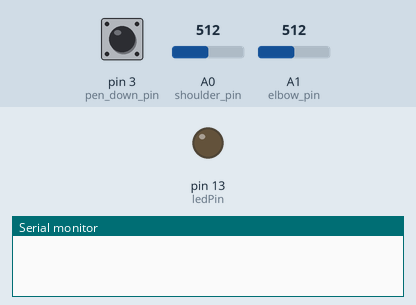
This sketch was run on a simulated Arduino Uno, built with avr-gcc and run on an emulated ATmega328P. Shown: output pins drawn as LEDs (lit = HIGH), the last lines printed to the serial monitor. Inputs (shaded band) come from the test bench; at power-on: pin 3 (pen_down_pin) LOW, A0 (shoulder_pin) = 512, A1 (elbow_pin) = 512.

Above: at 1.2 s.
1.3 s: pin 3 (pen_down_pin) pulled HIGH for 0.15 s
At 1.37 s:
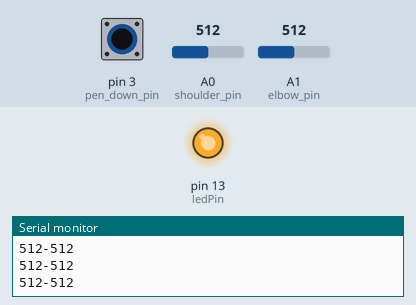
2.9 s: pin 3 (pen_down_pin) pulled HIGH for 3.2 s
At 7.2 s:
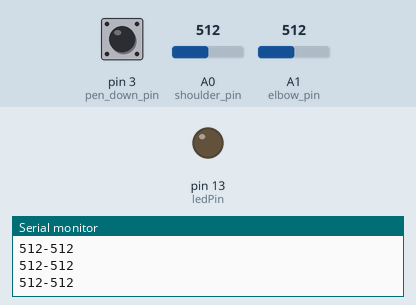
Timing chart, 0 to 8.7 s (numbered marks = the images above; inputs shaded):
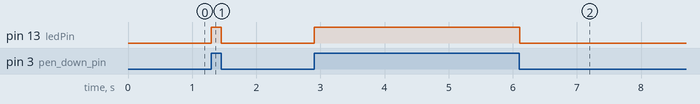

The sketch:

pot_calibration_arduino.ino
```cpp
const int shoulder_pin = A0;
const int elbow_pin = A1;
const int pen_down_pin = 3;
const int ledPin =  13; //https://www.arduino.cc/en/Tutorial/BuiltInExamples/Button

String shoulder = "";
String elbow = "";

void setup() {
  pinMode(shoulder_pin, INPUT);
  pinMode(elbow_pin, INPUT);
  pinMode(pen_down_pin, INPUT);
  pinMode(ledPin, OUTPUT); //https://www.arduino.cc/en/Tutorial/BuiltInExamples/Button
  Serial.begin(9600);
  while(!Serial){ // wait for reial communications between arduino and pi to be established
    ;
  }

}


void loop() {
  if(digitalRead(pen_down_pin) == HIGH){ // Data captured only when button is pressed
    digitalWrite(ledPin, HIGH); // visual indication (button has been pressed)
    shoulder = String(analogRead(shoulder_pin));
    elbow = String(analogRead(elbow_pin));

    Serial.println(shoulder+"-"+elbow);
    //delay(1000); // Controls flow of captured datapoints
  }
  else{
    digitalWrite(ledPin, LOW);// visual indication (button has NOT been pressed)
  }

}
```

Measured:
- after the input at 1.3 s, pin 13 (ledPin): LOW → HIGH at once, → LOW 0.16 s later
- after the input at 2.9 s, pin 13 (ledPin): LOW → HIGH at once, → LOW 3.2 s later
